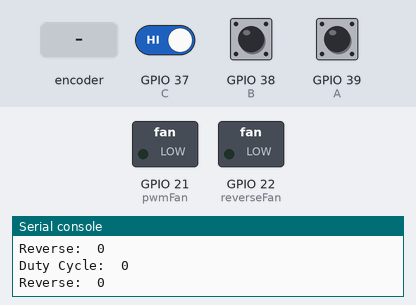
Simulated run of this program. Board: ESP32 board running MicroPython. Parts: switched loads named in the program (green lamp = pin HIGH), the last lines printed to the serial console. Dashed ring = blinking. The inputs (shaded band) are chosen by the test bench; at power-on: GPIO 37 (C) HIGH, GPIO 38 (B) HIGH, GPIO 39 (A) HIGH.

Above: at 1.2 s.
1.3 s: rotary encoder on GPIO 39 (A) / GPIO 38 (B) turned 3 steps (first pin leading)
At 1.55 s:
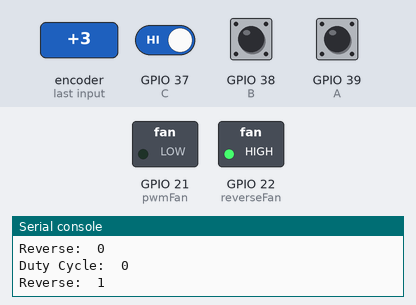
4.3 s: rotary encoder on GPIO 39 (A) / GPIO 38 (B) turned 2 steps (second pin leading)
At 5.1 s:
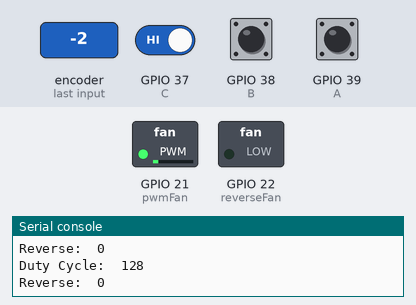
6.2 s: rotary encoder on GPIO 39 (A) / GPIO 38 (B) turned 1 step (first pin leading)
At 6.7 s:
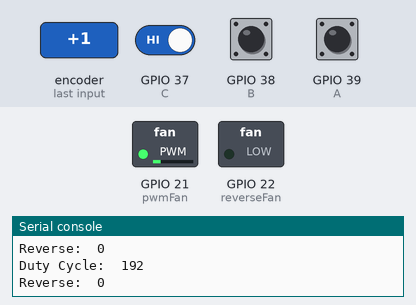
7.9 s: GPIO 37 (C) driven LOW
At 8.4 s:
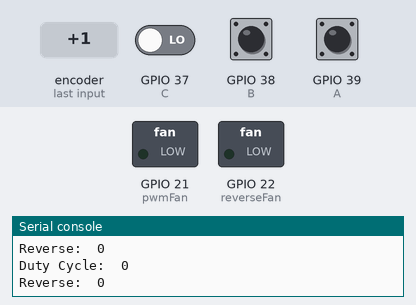
Timing chart, 0 to 10.6 s (numbered marks = the images above; inputs shaded):
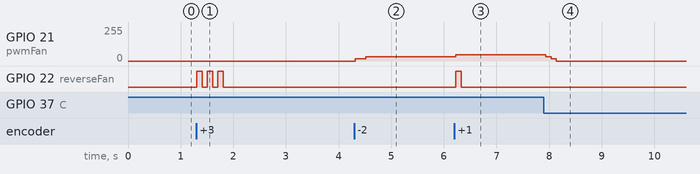

Measured:
- after the input at 1.3 s, GPIO 22 (reverseFan): alternates HIGH for 0.10 s and LOW for 0.10 s, 6 changes in all, then stays LOW, starting at once
- after the input at 4.3 s, GPIO 21 (pwmFan): 0/255 → 16/255 at once, → 32/255 0.20 s later
- after the input at 6.2 s, GPIO 21 (pwmFan): 32/255 → 48/255 at once; GPIO 22 (reverseFan): LOW → HIGH at once, → LOW 0.10 s later
- after the input at 7.9 s, GPIO 21 (pwmFan): 48/255 → 32/255 at once, → 16/255 0.10 s later, → 0/255 0.10 s later

The program:

fan.py
```python
from machine import Pin, PWM
from time import sleep

# Initializations
A = Pin(39, Pin.IN)
B = Pin(38, Pin.IN)
C = Pin(37, Pin.IN)
pwmFan = PWM(Pin(21), duty=0)
reverseFan = Pin(22, Pin.OUT)

# Duty cycle values must be between 0 and 1023
# We test it inside the loop to keep it 0 - 960
while True:
    duty = pwmFan.duty()
    if A() == 0:      # if button A is pressed, reverse the fan rotation
        reverseFan(1)
    else:
        reverseFan(0)
    if B() == 0 and duty < 960: # if button B is pressed, increase the duty cycle
        pwmFan.duty(duty + 64)
    if C() == 0 and duty > 0:   # if button C is pressed, decrease the duty cycle
        pwmFan.duty(duty - 64)
    print("Duty Cycle: ", duty)
    print("Reverse: ", reverseFan())
    sleep(0.1)
```
